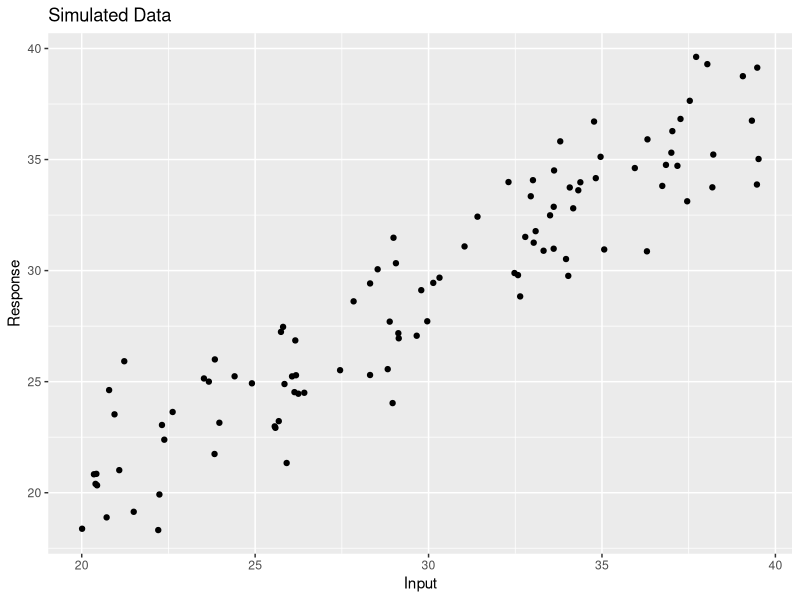
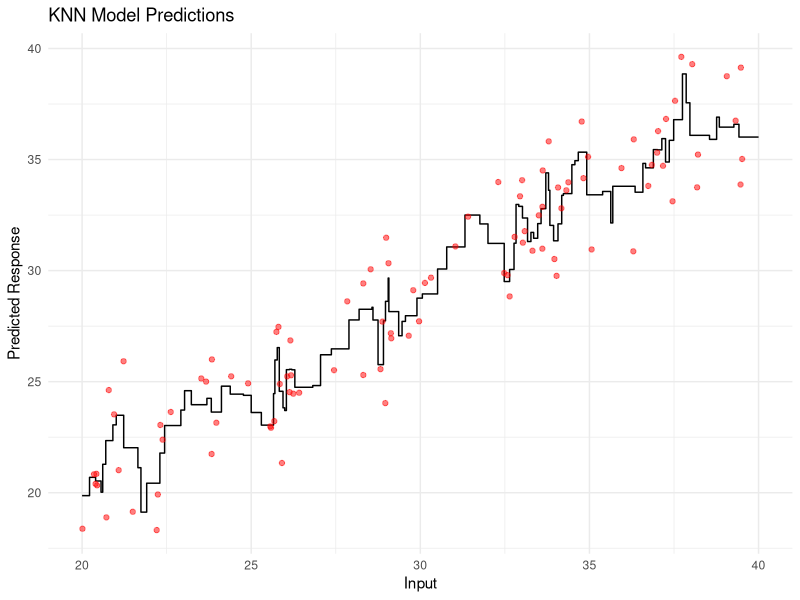
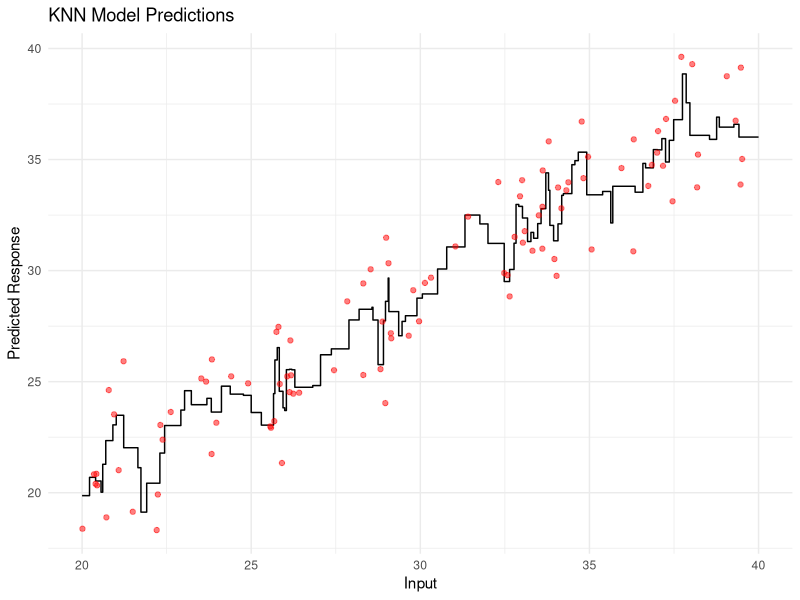

The R script that drew these images, in order:
## ---- chunk 1
library(ggplot2)
library(FNN)

set.seed(2024)

# Simulate data
x <- runif(n = 100, min = 20, max = 40)   # input/predictor

# Generate 500 sets of errors with more variability
errors <- matrix(rnorm(100 * 500, mean = 0, sd = 2), nrow = 100, ncol = 500)
a <- 3
b <- 0.87
c <- 0.05  # Define c for the cubic term
fx <- a + (b * x) + (c * sin(x))  # true function

# Generate observed responses
responses <- fx + errors

# Create a data frame
training_data <- data.frame(inp = x, true_form = fx, responses)

set.seed(2025)
xtest <- runif(n = 100, min = 20, max = 40)
error_test <- rnorm(n = 100, mean = 0, sd = 2)
fxtest <- a + (b * xtest^2) + (c * xtest^3)
response_test <- fxtest + error_test

# Create test data frame
test_data <- data.frame(inp = xtest, true_form = fxtest, response = response_test)

# Rename response columns for easier reference
colnames(training_data)[3:(3 + 499)] <- paste0("response", 1:500)

# Plot one of the data sets for visualization
ggplot(data = training_data) + 
  geom_point(aes(x = inp, y = response1)) +
  labs(title = "Simulated Data", x = "Input", y = "Response")

# K values to fit
ks <- 3:20

# Initialize a data frame to store bias and variance for each K
bias_var_df <- data.frame(k = integer(), bias_sq = numeric(), variance = numeric(), training_mse = numeric(), test_mse = numeric())

for (k in ks) {
  # Store predictions for each K
  preds <- matrix(nrow = 100, ncol = 500)
  training_mse_list <- numeric(500)
  
  for (i in 1:500) {
    train_matrix <- as.matrix(training_data$inp)
    test_matrix <- as.matrix(test_data$inp)
    train_responses <- training_data[[paste0("response", i)]]
    
    # Predict for training data
    train_preds <- knn.reg(train = train_matrix, test = train_matrix, y = train_responses, k = k)$pred
    # Predict for test data
    test_preds <- knn.reg(train = train_matrix, test = test_matrix, y = train_responses, k = k)$pred
    
    preds[, i] <- test_preds
    training_mse_list[i] <- mean((train_responses - train_preds)^2)
  }
  
  # Calculate bias squared
  E_y_hat <- apply(preds, 1, mean)
  bias_squared <- (E_y_hat - test_data$true_form)^2
  mean_bias_squared <- mean(bias_squared)
  
  # Calculate variance
  V_y_hat <- apply(preds, 1, var)
  mean_variance <- mean(V_y_hat)
  
  # Calculate test MSE
  test_mse <- mean_bias_squared + mean_variance + 2^2
  
  # Calculate mean training MSE
  mean_training_mse <- mean(training_mse_list)
  
  # Append results to data frame
  bias_var_df <- rbind(bias_var_df, data.frame(k = k, bias_sq = mean_bias_squared, variance = mean_variance, training_mse = mean_training_mse, test_mse = test_mse))
}

print(bias_var_df)

## ---- chunk 2
library(ggplot2)
library(FNN)

set.seed(2024)

# Simulate data
x <- runif(n = 100, min = 20, max = 40)   # input/predictor

# Generate 500 sets of errors with more variability
errors <- matrix(rnorm(100 * 500, mean = 0, sd = 2), nrow = 100, ncol = 500)
a <- 3
b <- 0.87
c <- 0.05  # Define c for the cubic term
fx <- a + (b * x) + (c * sin(x))  # true function

# Generate observed responses
responses <- fx + errors

# Create a data frame
training_data <- data.frame(inp = x, true_form = fx, responses)

set.seed(2025)
xtest <- runif(n = 100, min = 20, max = 40)
error_test <- rnorm(n = 100, mean = 0, sd = 2)
fxtest <- a + (b * xtest^2) + (c * xtest^3)
response_test <- fxtest + error_test

# Create test data frame
test_data <- data.frame(inp = xtest, true_form = fxtest, response = response_test)

# Rename response columns for easier reference
colnames(training_data)[3:(3 + 499)] <- paste0("response", 1:500)

# Define the K value
k <- 3  # You can choose any K value, here we use 3 for illustration

# Generate a sequence of input values with a step of 0.01
x_seq <- seq(20, 40, by = 0.01)

# Create a matrix for the sequence of input values
x_seq_matrix <- matrix(x_seq, ncol = 1)

# Predict responses using KNN for each value in the sequence
pred_values <- knn.reg(train = as.matrix(training_data$inp), test = x_seq_matrix, y = training_data$response1, k = k)$pred

# Create a data frame for plotting
plot_data <- data.frame(inp = x_seq, predicted = pred_values)

# Plot the predictions in a step-like manner
ggplot() + 
  geom_step(data = plot_data, aes(x = inp, y = predicted), direction = "hv") +
  labs(title = "KNN Model Predictions", x = "Input", y = "Predicted Response") +
  geom_point(data = training_data, aes(x = inp, y = response1), color = "red", alpha = 0.5) +
  theme_minimal()

## ---- chunk 3
library(ggplot2)
library(FNN)

set.seed(2024)

# Simulate data
x <- runif(n = 100, min = 20, max = 40)   # input/predictor

# Generate 500 sets of errors with more variability
errors <- matrix(rnorm(100 * 500, mean = 0, sd = 2), nrow = 100, ncol = 500)
a <- 3
b <- 0.87
c <- 0.05  # Define c for the cubic term
fx <- a + (b * x) + (c * sin(x))  # true function

# Generate observed responses
responses <- fx + errors

# Create a data frame
training_data <- data.frame(inp = x, true_form = fx, responses)

set.seed(2025)
xtest <- runif(n = 100, min = 20, max = 40)
error_test <- rnorm(n = 100, mean = 0, sd = 2)
fxtest <- a + (b * xtest^2) + (c * xtest^3)
response_test <- fxtest + error_test

# Create test data frame
test_data <- data.frame(inp = xtest, true_form = fxtest, response = response_test)

# Rename response columns for easier reference
colnames(training_data)[3:(3 + 499)] <- paste0("response", 1:500)

# Define the K value
k <- 3  # You can choose any K value, here we use 3 for illustration

# Generate a sequence of input values with a step of 0.01
x_seq <- seq(20, 40, by = 0.01)

# Create a matrix for the sequence of input values
x_seq_matrix <- matrix(x_seq, ncol = 1)

# Predict responses using KNN for each value in the sequence
pred_values <- knn.reg(train = as.matrix(training_data$inp), test = x_seq_matrix, y = training_data$response1, k = k)$pred

# Create a data frame for plotting
plot_data <- data.frame(inp = x_seq, predicted = pred_values)

# Plot the predictions in a step-like manner
ggplot() + 
  geom_step(data = plot_data, aes(x = inp, y = predicted), direction = "hv") +
  labs(title = "KNN Model Predictions", x = "Input", y = "Predicted Response") +
  geom_point(data = training_data, aes(x = inp, y = response1), color = "red", alpha = 0.5) +
  theme_minimal()
